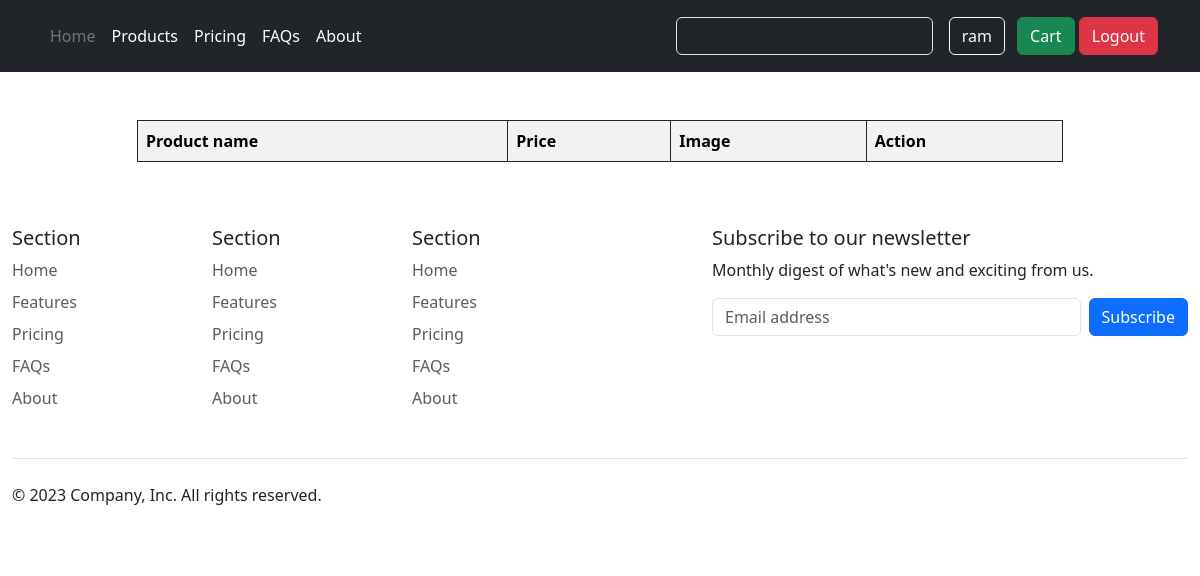
The app's page /cart/ (signed in), older data.
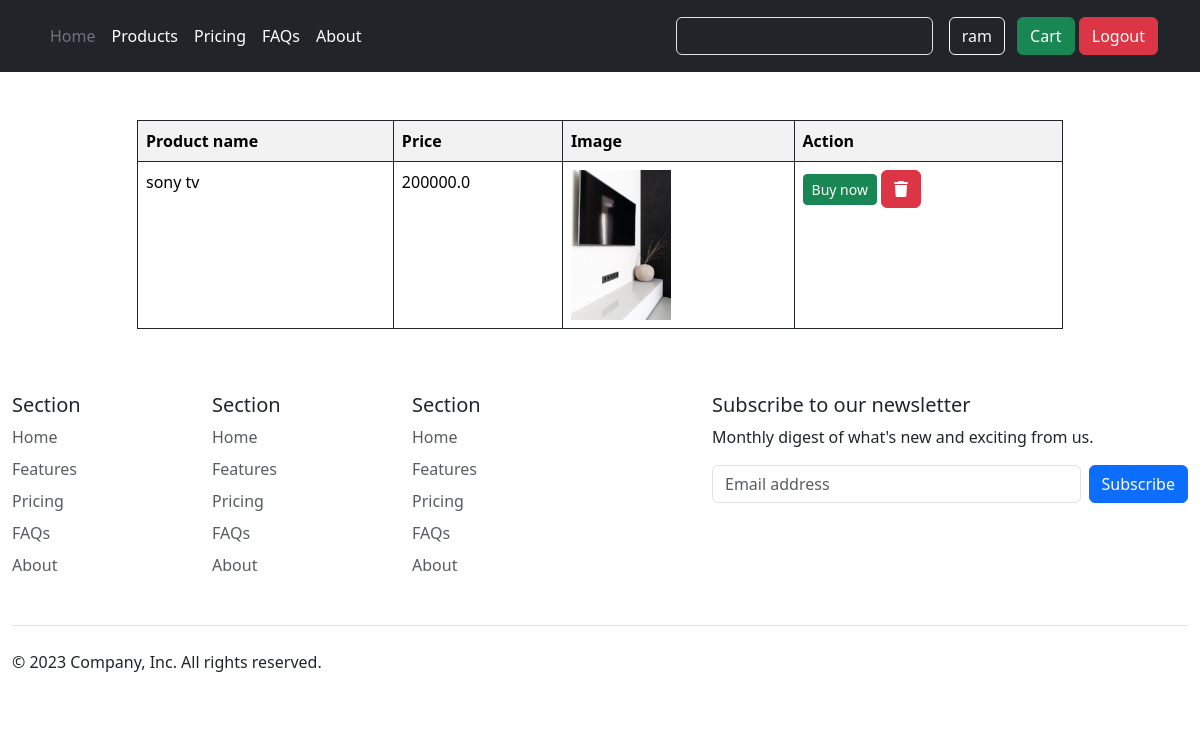
The same page, newer data.
### product/models.py (models this page shows, shortened)
class Cart(models.Model):
    product=models.ForeignKey(Product,on_delete=models.CASCADE)
    user=models.ForeignKey(User,on_delete=models.CASCADE)
    created_at=models.DateTimeField(auto_now_add=True)

class  Product(models.Model):
    product_name=models.CharField(max_length=255)
    product_price=models.FloatField()
    stock=models.IntegerField()
    product_description=models.TextField()
    product_image=models.FileField(upload_to='static/uploads',null=True)
    created_at=models.DateTimeField(auto_now_add=True)
    category=models.ForeignKey(Category,on_delete=models.CASCADE,null=True)

### userapp/views.py (the view)
# urls.py: path('cart/',show_user_cart_items),
@login_required
def show_user_cart_items(request):
    users=request.user
    items=Cart.objects.filter(user=users)
    context={
        'items':items
    }
    return render(request,'user/cart.html',context)

### userapp/templates/user/cart.html (shortened to what this page needs)
{% extends 'layouts.html' %}
{% load static %}
{% block main_content %}
{% include 'user/header.html' %}
<div class="container mt-5">
    <div class="row d-flex justify-content-center">
      <div class="col-md-10">
        <table class="table table-bordered border-dark table-striped">
          <tr>
            <th>Product name</th>
            <th>Price</th>
            <th>Image</th>
            <th>Action</th>
          </tr>
          {% for item in items %}
            <tr>
              <td>{{ item.product.product_name }}</td>
              <td>{{ item.product.product_price }}</td>
              <td>
                <img src="/{{ item.product.product_image }}" alt="{{ item.product.product_name }}" width="100" />
              </td>
              <td>
                <a href="#" class="btn btn-success btn-sm">Buy now</a>
                <a href="/removecart/{{item.id}}" class="btn btn-danger" onclick="return confirm('Are you want to delete this item from cart')"><i class="fa fa-trash" aria-hidden="true"></i></a>
              </td>
            </tr>
          {% endfor %}
        </table>
      </div>
    </div>
  </div>
{% include 'user/footer.html' %}
{% endblock %}

### templates/layouts.html (shortened to what this page needs)
<!DOCTYPE html>
{% load static %}
<html lang="en">
<head>
    <link rel="stylesheet" href="{% static 'css/bootstrap.css' %}">
    <link rel="stylesheet" href="{% static 'css/style.css' %}">
    <link rel="stylesheet" href="https://cdnjs.cloudflare.com/ajax/libs/font-awesome/6.5.1/css/all.min.css" />
</head>
<body>
    <div class="main">
        {% block main_content%}
        {% endblock%}
    </div>
</body>
</html>

### userapp/templates/user/header.html (shortened to what this page needs)
<header class="p-3 text-bg-dark">
    <div class="container">
      <div class="d-flex flex-wrap align-items-center justify-content-center justify-content-lg-start">
        <ul class="nav col-12 col-lg-auto me-lg-auto mb-2 justify-content-center mb-md-0">
          <li><a href="/" class="nav-link px-2 text-secondary">Home</a></li>
          <li><a href="/productlist" class="nav-link px-2 text-white">Products</a></li>
          <li><a href="#" class="nav-link px-2 text-white">Pricing</a></li>
          <li><a href="#" class="nav-link px-2 text-white">FAQs</a></li>
          <li><a href="#" class="nav-link px-2 text-white">About</a></li>
        </ul>
        <form class="col-12 col-lg-auto mb-3 mb-lg-0 me-lg-3" role="search">
          <input type="search" class="form-control form-control-dark text-bg-dark" placeholder="Search..." aria-label="Search">
        </form>
        <div class="text-end">
          {% if user.is_authenticated %}
          <a href="#" class="btn btn-outline-light me-2">{{user.username}} </a>
          <a href="/cart" class="btn btn-success">Cart</a>
          <a href="/logout" class="btn btn-danger">Logout </a>
          {% else %}
          <a class="btn btn-outline-light me-2" href="/login">Login</a>
          <a href="/register" class="btn btn-warning">Sign-up </a>
          {% endif %}
        </div>
      </div>
    </div>
  </header>

### userapp/templates/user/footer.html (shortened to what this page needs)
<div class="container-fluid">
  <footer class="pt-5 pb-2">
    <div class="row">
      <div class="col-6 col-md-2 mb-3">
        <h5>Section</h5>
        <ul class="nav flex-column">
          <li class="nav-item mb-2"><a href="#" class="nav-link p-0 text-body-secondary">Home</a></li>
          <li class="nav-item mb-2"><a href="#" class="nav-link p-0 text-body-secondary">Features</a></li>
          <li class="nav-item mb-2"><a href="#" class="nav-link p-0 text-body-secondary">Pricing</a></li>
          <li class="nav-item mb-2"><a href="#" class="nav-link p-0 text-body-secondary">FAQs</a></li>
          <li class="nav-item mb-2"><a href="#" class="nav-link p-0 text-body-secondary">About</a></li>
        </ul>
      </div>
      <div class="col-6 col-md-2 mb-3">
        <h5>Section</h5>
        <ul class="nav flex-column">
          <li class="nav-item mb-2"><a href="#" class="nav-link p-0 text-body-secondary">Home</a></li>
          <li class="nav-item mb-2"><a href="#" class="nav-link p-0 text-body-secondary">Features</a></li>
          <li class="nav-item mb-2"><a href="#" class="nav-link p-0 text-body-secondary">Pricing</a></li>
          <li class="nav-item mb-2"><a href="#" class="nav-link p-0 text-body-secondary">FAQs</a></li>
          <li class="nav-item mb-2"><a href="#" class="nav-link p-0 text-body-secondary">About</a></li>
        </ul>
      </div>
      <div class="col-6 col-md-2 mb-3">
        <h5>Section</h5>
        <ul class="nav flex-column">
          <li class="nav-item mb-2"><a href="#" class="nav-link p-0 text-body-secondary">Home</a></li>
          <li class="nav-item mb-2"><a href="#" class="nav-link p-0 text-body-secondary">Features</a></li>
          <li class="nav-item mb-2"><a href="#" class="nav-link p-0 text-body-secondary">Pricing</a></li>
          <li class="nav-item mb-2"><a href="#" class="nav-link p-0 text-body-secondary">FAQs</a></li>
          <li class="nav-item mb-2"><a href="#" class="nav-link p-0 text-body-secondary">About</a></li>
        </ul>
      </div>
      <div class="col-md-5 offset-md-1 mb-3">
        <form>
          <h5>Subscribe to our newsletter</h5>
          <p>Monthly digest of what's new and exciting from us.</p>
          <div class="d-flex flex-column flex-sm-row w-100 gap-2">
            <input id="newsletter1" type="text" class="form-control" placeholder="Email address">
            <button class="btn btn-primary" type="button">Subscribe</button>
          </div>
        </form>
      </div>
    </div>
    <div class="d-flex flex-column flex-sm-row justify-content-between py-4 my-4 border-top">
      <p>&copy; 2023 Company, Inc. All rights reserved.</p>
      <ul class="list-unstyled d-flex">
        <li class="ms-3"><a class="link-body-emphasis" href="#"><svg class="bi" width="24" height="24"><use xlink:href="#twitter"/></svg></a></li>
        <li class="ms-3"><a class="link-body-emphasis" href="#"><svg class="bi" width="24" height="24"><use xlink:href="#instagram"/></svg></a></li>
        <li class="ms-3"><a class="link-body-emphasis" href="#"><svg class="bi" width="24" height="24"><use xlink:href="#facebook"/></svg></a></li>
      </ul>
    </div>
  </footer>
</div>

Row changes from the older to the newer data that the page shows:
added Cart: product.product_name "sony tv", product.product_price "200000.0", product.product_image (picture)
